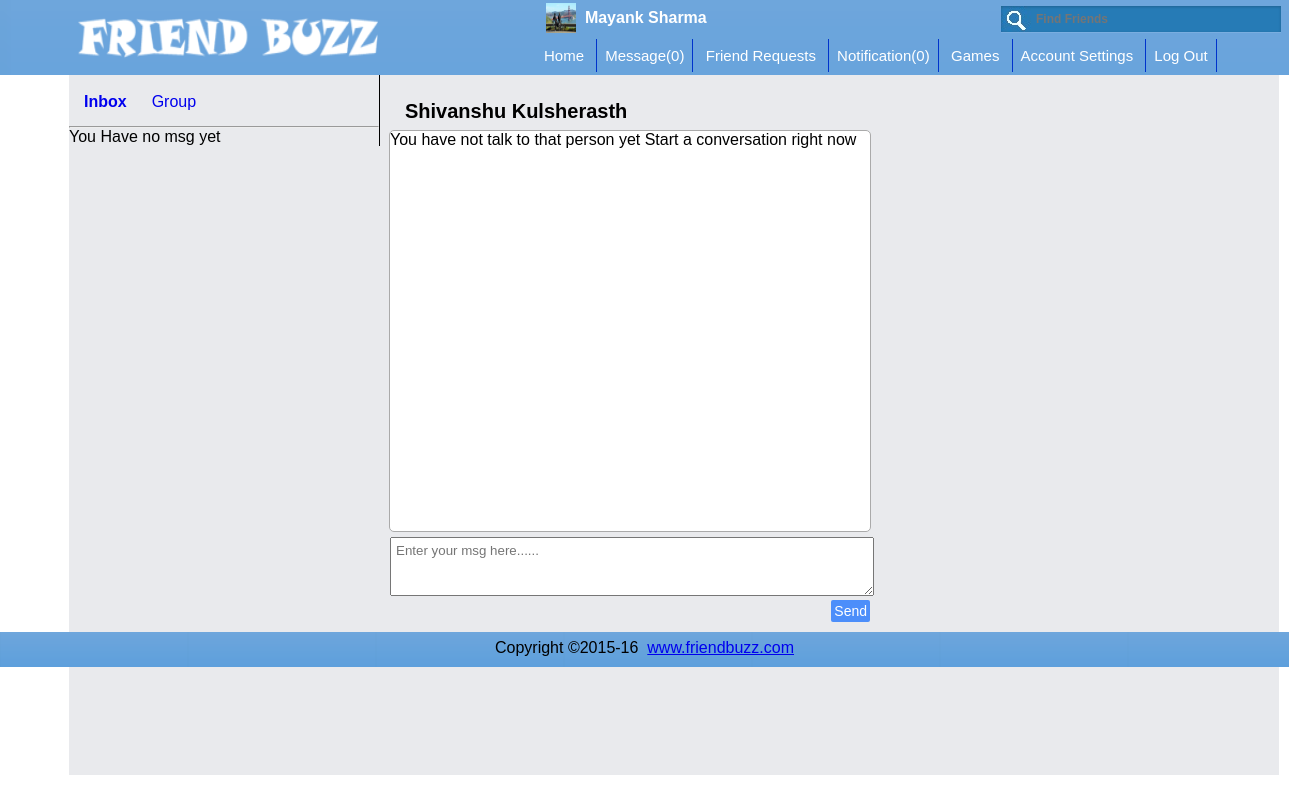
The page /messages.php?u=shivanshu (signed in) on the database its author committed.
### tables this page shows
CREATE TABLE IF NOT EXISTS `user` (
  `id` int(11) NOT NULL,
  `f_name` varchar(100) NOT NULL,
  `l_name` varchar(100) NOT NULL,
  `u_name` varchar(100) NOT NULL,
  `u_email` varchar(100) NOT NULL,
  `u_pass` varchar(100) NOT NULL,
  `u_gen` enum('m','f') NOT NULL,
  `u_country` varchar(50) NOT NULL,
  `u_bir_date` date NOT NULL,
  `signup_date` date NOT NULL,
  `lastlogin_date` date NOT NULL,
  `avatar` varchar(255) NOT NULL,
  `timeline` varchar(255) NOT NULL,
  `ip` varchar(255) NOT NULL,
  `notescheck` datetime NOT NULL
);

### messages.php (the view, shortened to what this page needs)
<?php
include_once("includes/check_login_status.php");
?>
<?php
	$friends = array();
	$friends = array_unique($friends);
	$showuser = "";
	$actualmsg = "";
	$friends = array_values($friends);
	$u = $_GET["u"];
	if(count($friends)===0){
		$showuser = "You Have no msg yet";
	}
	if (!in_array("$u", $friends))
  	{
  	$actualmsg = "You have not talk to that person yet Start a conversation right now";
  	}
?>
<?php
$query = "SELECT f_name,l_name,avatar FROM user WHERE u_name='$u' LIMIT 1";
$queryresult=mysqli_query($db_conx,$query);
$row=mysqli_fetch_assoc($queryresult);
$f_name=$row['f_name'];
$l_name=$row['l_name'];
?>
<!DOCTYPE Html>
<html>
	<head>
        <link rel="stylesheet" type="text/css" href="styles/styles.css">
  	</head>
    <body onload="updateScroll()">
    <?php
		include("includes/header.php");
	?>
    <div id="page_middle" style="height:700px;">
    	<div id="page_middle_content" style="height:700px;">
        	<div id="newmsgbox">
            <div id="msgbox_header">
            	<a class="active" href="messages.php">Inbox</a><a href="groupmessages.php">Group</a>
            </div>
            <hr>
    		<?php
				echo $showuser;
			?>
            </div>
            <div id='msgcenpart'>
         		<div id="messengername">
                <?php echo $f_name; echo ' '; echo $l_name; ?>
                </div>
                <div id="actualmsgbody">
                <?php
					echo $actualmsg;
				?>
                </div>
                <div id="reply">
                <form method="post">
            		<textarea cols="65" rows="3" placeholder="Enter your msg here......" name="msg" required></textarea>
                    <input type="submit" value="Send" name="submit">
                </form>
            	</div>
            </div>
        </div>
  	</div>
	<?php
		include("includes/footer.php");
	?>

### includes/header.php (shortened to what this page needs)
<?php
	include_once("includes/db_conx.php");
	$log_username=$_SESSION['username'];
	$sql="SELECT * from user WHERE u_name='$log_username'";
	$user_query = mysqli_query($db_conx, $sql);
	while ($row = mysqli_fetch_array($user_query, MYSQLI_ASSOC)) {
	$loggeduser_fn = $row["f_name"];
	$loggeduser_ln = $row["l_name"];
	$loggeduser_username = $row["u_name"];
	$loggeduser_profilepic = $row["avatar"];
}
if($loggeduser_profilepic==""){
	$loggedusersprofilepic='<img src="images/default_pic.jpg" width=30px height=30px />';
}else{
	$loggedusersprofilepic='<img src="user/'.$loggeduser_username.'/profilepic/'.$loggeduser_profilepic.'" width=30px height=30px />';
}
?>
<?php
$sql = "SELECT message_id AS messages_unread FROM messages WHERE r_uname = '$log_username' AND timesent > messages_last_seen";
$result = mysqli_query($db_conx , $sql);
$row_count = mysqli_num_rows($result);
?>
<?php $loginLink = '<a href="home.php?u='.$log_username.'">'.$loggeduser_fn.' '.$loggeduser_ln.'</a>' ?>
<?php
	$sql = "SELECT did_read FROM notifications WHERE reciever='$log_username' && did_read='0'";
	$query = mysqli_query($db_conx,$sql);
	$noofrows = mysqli_num_rows($query);
?>
<div id="page_top">
    	<div id="page_top_wrap">
        	<div id="page_top_logo">
        		<img src="images/Friend Buzz logo.png" width="300" height="50" style="float:left">
        	</div>
            <div id="page_top_rest">
            	<div id="search_box_container"><div id="showname"><?php echo $loggedusersprofilepic; ?>&nbsp;&nbsp;<span><?php echo $loginLink; ?></span></div><div id="search_box"><input type="search" placeholder="Find Friends" onsearch="showsearchfriend()" id="findfriend"/><div id="friendlist"></div></div></div>
                <div id="menu">
                	<a href="home.php"> Home </a>
                	<a href="messages.php"> Message(<?php  echo $row_count ?>)</a>
                	<a href="friendrequest.php"> Friend Requests </a>
               	 	<a href="notification.php"> Notification(<?php  echo $noofrows ?>)</a>
                    <a href="game.php"> Games </a>
                	<a href="setting.php?user_verified=false"> Account Settings </a>
                    <a href="logout.php"> Log Out </a>
                </div>
            </div>
        </div>
    </div>

### styles/styles.css (style rules this page uses)
* { margin:0px; padding:0px; font-family:Arial, Helvetica, sans-serif; }
#page_top { background-image:url(../images/menu_bg.png); background-size:100%; height:75px; width:1366px; position:fixed; z-index:1000; }
#page_top > #page_top_wrap { width:1210px; margin:0px auto; height:75px; }
#page_top > #page_top_wrap > #page_top_logo { height:62px; width:360px; float:left; padding-top:13px; }
#page_top > #page_top_wrap > #page_top_rest { width:620px; height:75px; float:right; padding-top:3px; }
#search_box_container { width:742px; height:36px; float:right; color:#ffffff; position:relative; }
#showname { float:left; height:32px; width:240px; }
#showname span { position:relative; top:-10px; font-weight:bold; }
#showname span a { text-decoration:none; color:#FFFFFF; }
#search_box { float:right; position:relative; right:7px; top:3px; }
#search_box input[type="search"] { background:url(../images/search-white1.jpg) no-repeat 0px -1px #267bb6; outline:none; border:0 none; font: bold 12px Arial, Helvetica, sans-serif; width:280px; padding:6px 15px 6px 35px; text-shadow:0px 2px 2px rgba(0,0,,0,0.3); -webkit-box-shadow:0 1px 0 rgba(255,255,255,0.1),0 1px 3px rgba(0,0,0,0.2) inset; -moz-box-shadow:0 1px 0 rgba(255,255,255,0.1),0 1px 3px rgba(0,0,0,0.2) inset; box-shadow:0 1px 0 rgba(255,255,255,0.1),0 1px 3px rgba(0,0,0,0.2) inset; -webkit-transition:all 0.7s ease 0%; -moz-transition:all 0.7s ease 0%; -o-transition:all 0.7s ease 0%; transition:all 0.7s ease 0% }
#menu { width:750px; height:32px; position:relative; left:-2px; float:right; }
#menu a { color:#ffffff; text-decoration:none; font-size:15px; background-repeat:no-repeat; padding-left:8px; padding-top:8px; padding-right:8px; padding-bottom:8px; height:32px; width:100px; position:relative; left:0px; top:8px; display:inline; font-family:Verdana, Geneva, sans-serif; border-right:#03C solid 1px; }
#page_middle { height:auto; background-image:url(../images/background.png); position:absolute; top:75px; }
#page_middle > #page_middle_content { width:1210px; height:auto; position:absolute; margin:0px auto 40px; left:69px; background-color:#E9EAED; min-height:560px; }

### messages.php (style rules this page uses)
#newmsgbox { width:310px; border-right:solid #000000 1px; float:left; max-height:600px; overflow-y:scroll; overflow-x:visible; }
#msgbox_header { padding:15px; padding-top:18px; width:260px; }
#msgbox_header a { margin-right:25px; text-decoration:none; }
.active { font-weight:bold; }
#msgcenpart { float:left; width:500px; height:auto; }
#messengername { margin-top:25px; margin-left:25px; width:280px; height:25px; font-size:20px; font-weight:bold; }
#actualmsgbody { width:480px; height:400px; border:1px solid #AAA; background-color:#FFF; border-radius:5px; margin:5px auto; overflow-y:scroll; }
#reply { margin:2px auto; width:480px; }
#reply textarea { padding:5px; width:472px; height:47px; }
#reply input { float:right; padding:3px; }
input[type="submit"] { -webkit-user-select: none; background: rgb(76, 142, 250); border: 0; border-radius: 2px; box-sizing: border-box; color: #fff; cursor: pointer; float: right; font-size: .875em; margin: 0; padding: 10px 24px; transition: box-shadow 200ms cubic-bezier(0.4, 0, 0.2, 1); }

### rows shown on the page
user: u_name+avatar (picture), f_name "Mayank", l_name "Sharma"
user: f_name "Shivanshu", l_name "Kulsherasth"

### other values the page prints
$row_count "0"
$noofrows "0"
$showuser "You Have no msg yet"
$actualmsg "You have not talk to that person yet Start a conversation right now"
